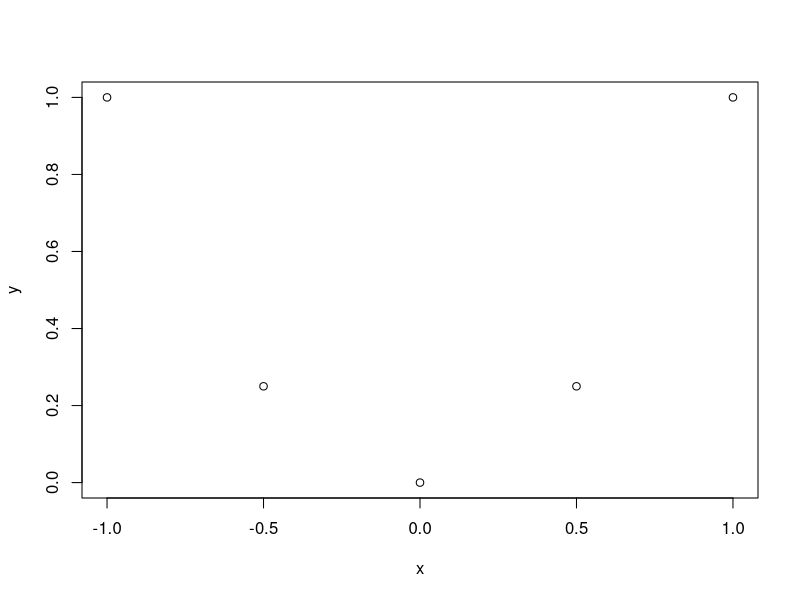
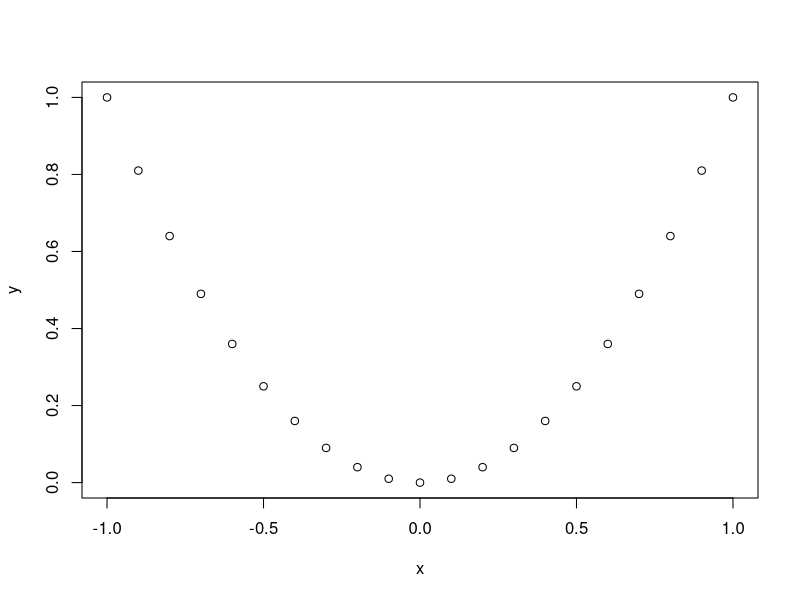
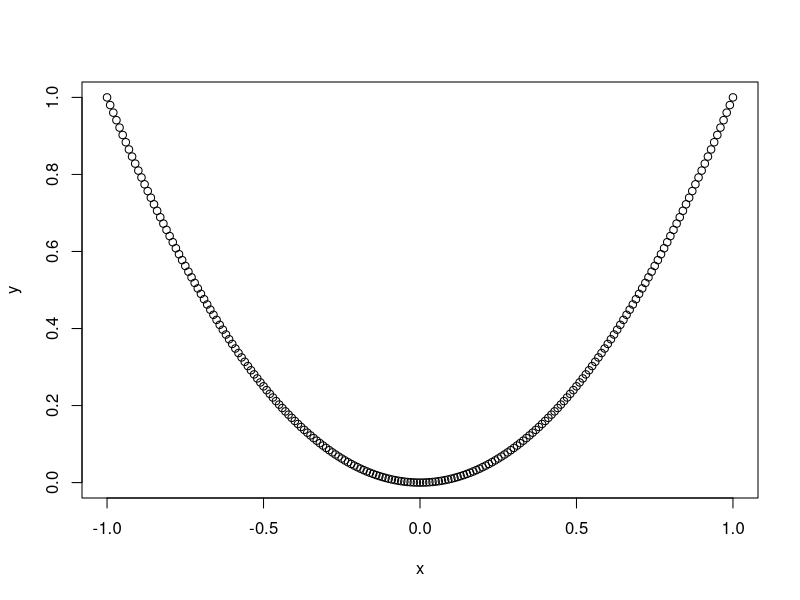
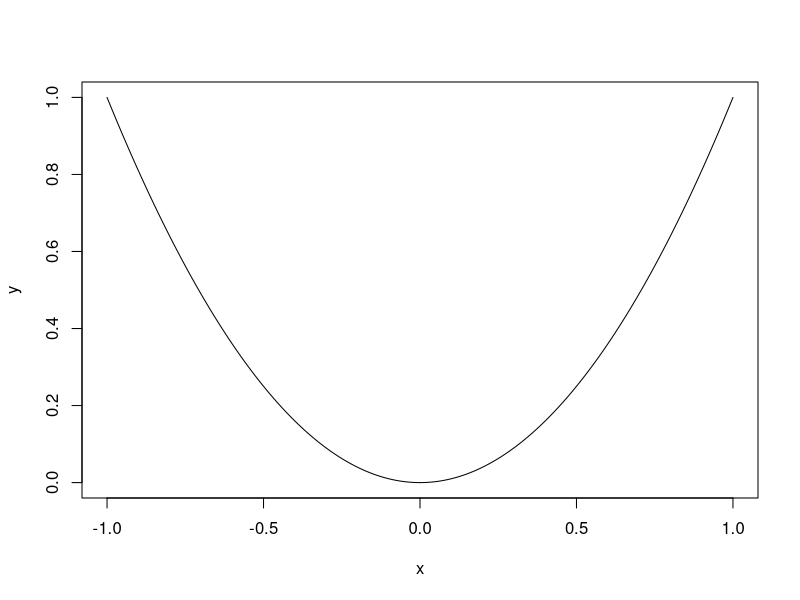
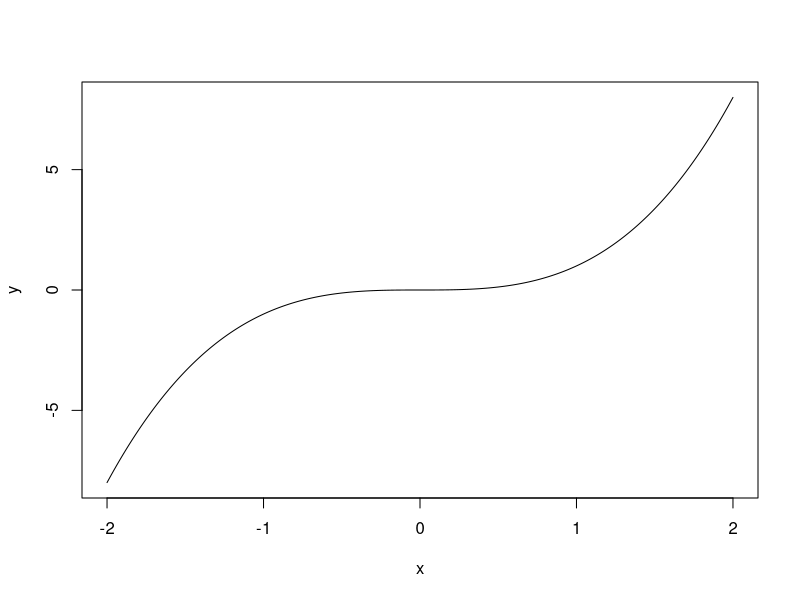
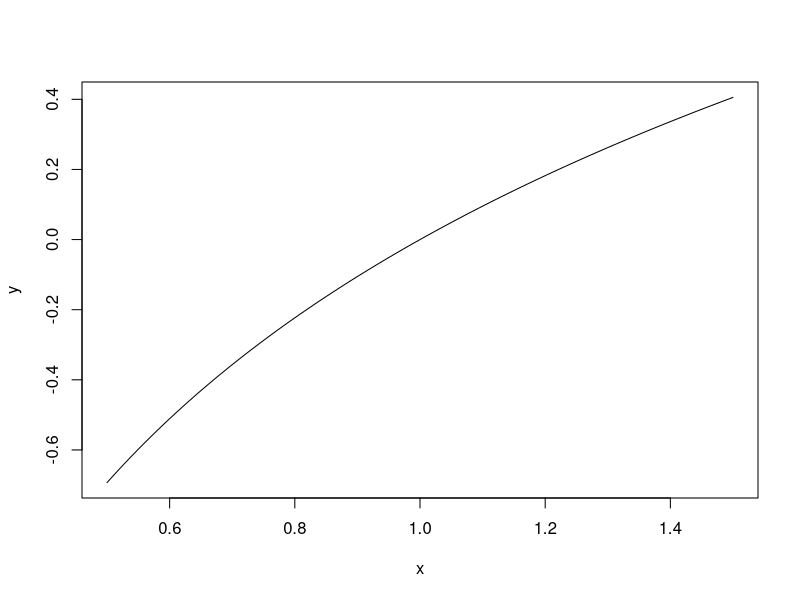
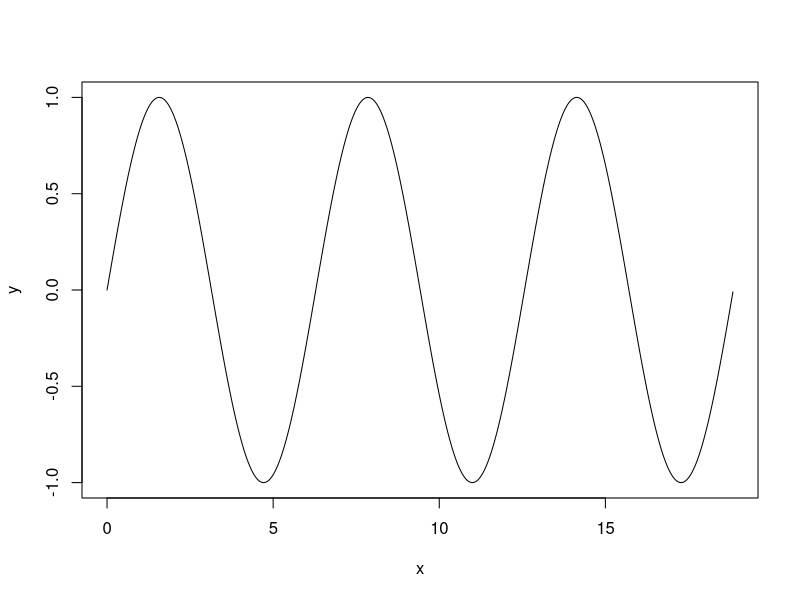
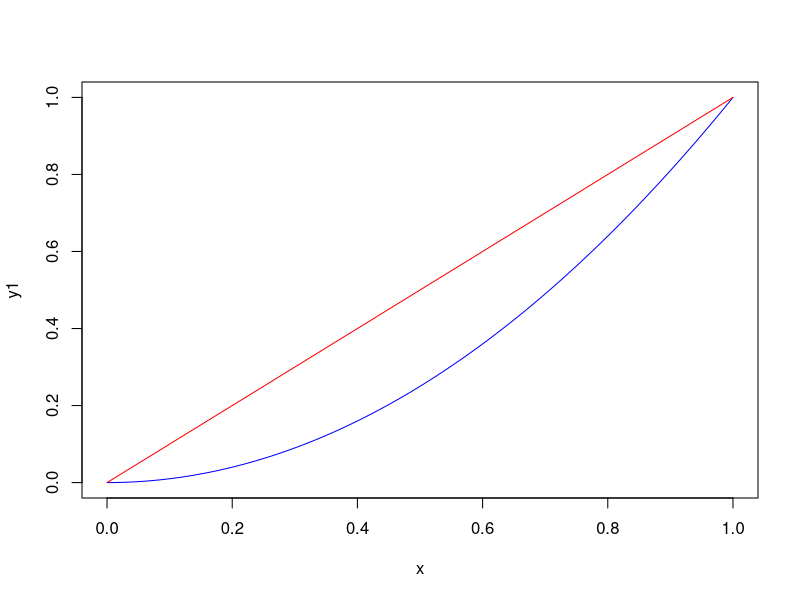

These charts were generated, in order, by the following R code:
## ---- chunk 1
x <- seq(from = -1, to = 1, by = 0.5)
y <- x^2
plot(x, y)
## ---- chunk 2
x <- seq(from = -1, to = 1, by = 0.1)
y <- x^2
plot(x, y)
## ---- chunk 3
x <- seq(from = -1, to = 1, by = 0.01)
y <- x^2
plot(x, y)
## ---- chunk 4
plot(x, y, type = "l")
## ---- chunk 5
#Exercise #1
x <- seq(from = -2, to = 2, by = 0.01)
y <- x^3
plot(x, y, type = 'l')
## ---- chunk 6
#Exercise #2
x <- seq(from = 0.5, to = 1.5, by = 0.01)
y <- log(x)
plot(x, y, type = 'l')
## ---- chunk 7
#Exercise #3
x <- seq(from = 0, to = 6 * pi, by = 0.01)
y <- sin(x)
plot(x, y, type = 'l')
## ---- chunk 8
x <- seq(from = 0, to = 1, by = 0.01)
y1 <- x^2
y2 <- x
plot(x, y1, col = 'blue', type = 'l')
points(x, y2, col = 'red', type = 'l')
## ---- chunk 9
x <- seq(from = 0, to = 1, by = 0.01)
y1 <- x^2
y2 <- x + 0.75
plot(x, y1, col = 'blue', type = 'l')
points(x, y2, col = 'red', type = 'l')
## ---- chunk 10
y <- cbind(y1, y2)
matplot(x, y, type = 'l')
## ---- chunk 11
y <- cbind(y1, y2)
matplot(x, y, type = 'l', col = c("red", "blue"), lty = c(1, 1))
## ---- chunk 12
#Exercise #4
x <- seq(from = 0, to = 2 * pi, by = 0.01)
y1 <- sin(x)
y2 <- cos(x)
y3 <- 2 * sin(x + pi/4)
y <- cbind(y1, y2, y3)
matplot(x, y, type = 'l', col = c("black", "red", "blue"), lty = c(1, 1, 1))
## ---- chunk 13
rbinom(20, size = 10, prob = 1/2)
## ---- chunk 14
sims <- rbinom(100000, size = 10, prob = 1/2)
mean(sims) - (10 * 1/2)
var(sims) - (10 * 1/2 * 1/2)
## ---- chunk 15
#Exercise #5
sims <- rbinom(100000, size = 20, prob = 0.9)
mean(sims) - (20 * 0.9)
var(sims) - (20 * 0.1 * 0.9)
## ---- chunk 16
dbinom(7, size = 10, prob = 0.8)
choose(10, 7) * (0.8)^7 * (0.2)^3
## ---- chunk 17
support <- 0:10
p.x <- dbinom(support, size = 10, prob = 0.5)
p.x
## ---- chunk 18
plot(support, p.x)
## ---- chunk 19
plot(0:10, p.x, type = 'h', xlab = 'x', ylab = 'p(x)', main = 'pmf for a Bernoulli(n = 10, p = 0.5) RV')
## ---- chunk 20
#Exercise #6
support <- 0:20
p.x <- dbinom(support, size = 20, prob = 0.65)
plot(support, p.x, type = 'h', xlab = 'x', ylab = 'p(x)', main = 'pmf for a Bernoulli(n = 20, p = 0.65) RV')
## ---- chunk 21
sum(dbinom(0:7, size = 20, prob = 0.3))
pbinom(7.4, size = 20, prob = 0.3)
## ---- chunk 22
#Exercise #7
sum(dbinom(0:24, size = 50, prob = 0.5))
pbinom(24.5, size = 50, prob = 0.5)
## ---- chunk 23
x <- seq(from = -1, to = 10, by = 0.01)
y <- pbinom(x, size = 10, prob = 0.5)
plot(x, y, ylab = 'F(x)')
## ---- chunk 24
plot(x, y, ylab = 'F(x)', type = 's')
## ---- chunk 25
#Exercise #8
x <- seq(from = -1, to = 21, by = 0.01)
y1 <- pbinom(x, size = 20, prob = 0.2)
y2 <- pbinom(x, size = 20, prob = 0.5)
y3 <- pbinom(x, size = 20, prob = 0.8)
y <- cbind(y1, y2, y3)
matplot(x, y, col = c("black", "blue", "red"), type = 's', lty = 1, ylab = "F(x)")
## ---- chunk 26
#Exercise 9 - Part 1
plot(0:20, dbinom(0:20, size = 20, prob = 0.5), type = 'h', ylab = 'p(x)')
#Part 2
sum(dbinom(12:20, size = 20, prob = 0.5))
#Part 3
sum(dbinom(18:20, size = 20, prob = 0.5))
#Part 4
250 * sum(dbinom(12:20, size = 20, prob = 0.5))
250 * sum(dbinom(18:20, size = 20, prob = 0.5))
## ---- chunk 27
#Exercise #10: Binomial(n = 200, p) random variable where p is the unknown proportion who prefer boxers.
1-sum(dbinom((200*.45+1):(200*.65-1),size=200,p=.5))
## ---- chunk 28
#Exercise 11 - 1
n <- 10000
sim1 <-  rpois(n, lambda = 1)
sim5 <- rpois(n, lambda = 5)
sim10 <- rpois(n, lambda = 10)
sim15 <- rpois(n, lambda = 15)
#Exercise 11-2
mean(sim1)
mean(sim5)
mean(sim10)
mean(sim15)
#Exercise 11-3
var(sim1)
var(sim5)
var(sim10)
var(sim15)
#Exercise 11-4
range(sim1)
table(sim1)

range(sim5)
table(sim5)

range(sim10)
table(sim10)

range(sim15)
table(sim15)
#Exercise 11-5
x <- -1:15
plot(x, dpois(x, lambda = 2), type = 'h', ylab = 'p(x)')
plot(x, ppois(x, lambda = 2), type = 's', ylab = 'F(x)')
